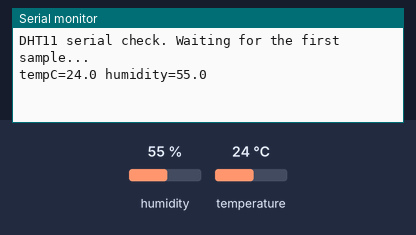
The sketch below on a simulated Arduino Uno, built with avr-gcc and run on an emulated ATmega328P. Shown: the last lines printed to the serial monitor. Inputs (shaded band) come from the test bench; at power-on: humidity 55 %, temperature 24 °C.

Above: at 3.2 s.
3.3 s: humidity set to 22 %
At 5.3 s:
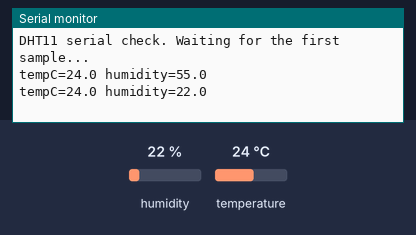
6.0 s: temperature set to 12 °C
At 6.5 s:
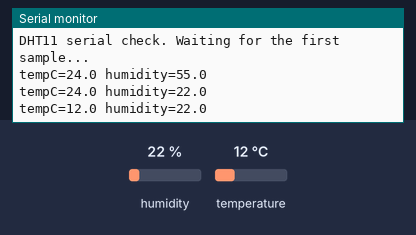
8.7 s: humidity set to 40 %
At 11.3 s:
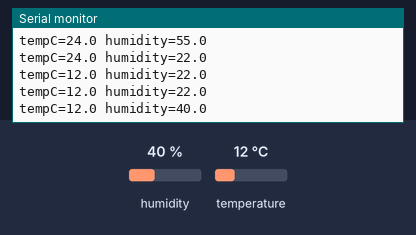
Timing chart, 0 to 12.8 s (numbered marks = the images above; inputs shaded):
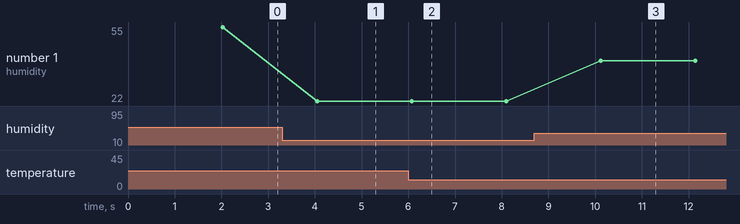

The sketch:

01_dht_serial.ino
```cpp
// Lát cắt 1: chỉ DHT11 ra Serial. Chưa Wi-Fi, chưa MQTT.
// Nạp file này trước để chắc cảm biến và chân GPIO 4 đã đúng.
// Library: DHT sensor library by Adafruit.

#include "DHT.h"

#define DHTPIN 4
#define DHTTYPE DHT11

DHT dht(DHTPIN, DHTTYPE);

void setup() {
  Serial.begin(115200);
  dht.begin();
  Serial.println("DHT11 serial check. Waiting for the first sample...");
  delay(2000);
}

void loop() {
  float humidity = dht.readHumidity();
  float tempC = dht.readTemperature();

  if (isnan(humidity) || isnan(tempC)) {
    Serial.println("Failed to read DHT11");
  } else {
    Serial.print("tempC=");
    Serial.print(tempC, 1);
    Serial.print(" humidity=");
    Serial.println(humidity, 1);
  }
  delay(2000);
}
```

Measured:
- after the input at 3.3 s, the serial monitor: prints a new line after 0.75 s (image 1)
- after the input at 6.0 s, the serial monitor: prints a new line after 0.07 s (image 2)
- after the input at 8.7 s, the serial monitor: prints a new line after 1.4 s (image 3)
- plotted number 1: 55 → 22 after the input at 3.3 s, 22 → 40 after the input at 8.7 s
